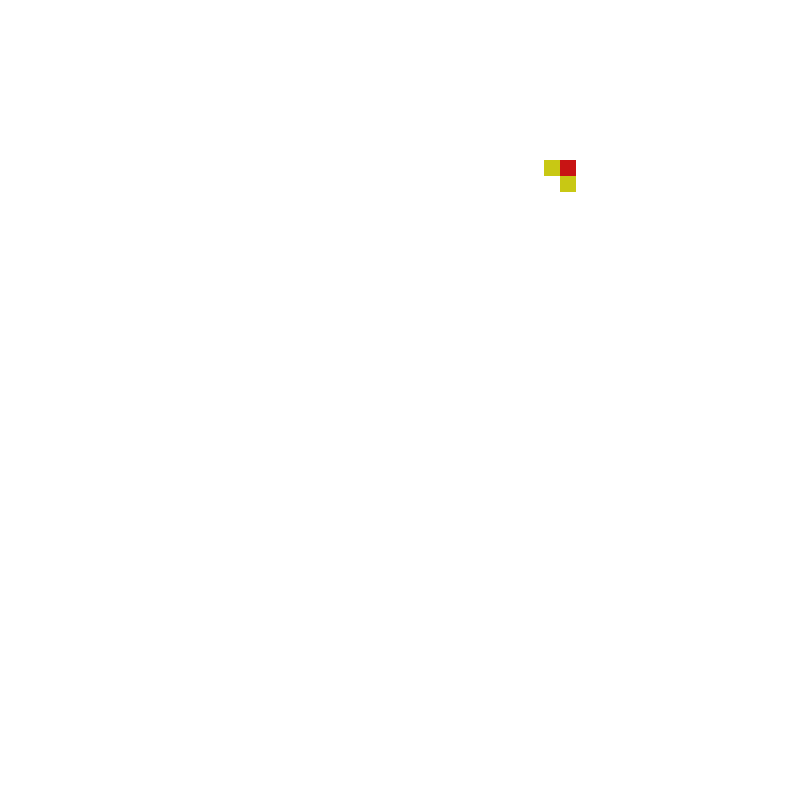
Frame 1 (no input)
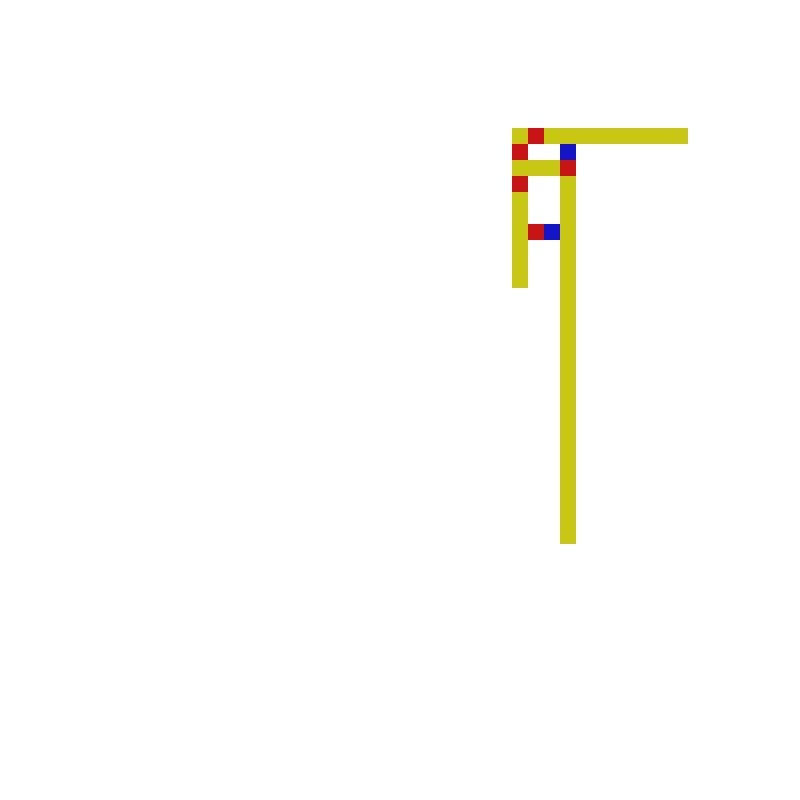
Frame 60 (no input)
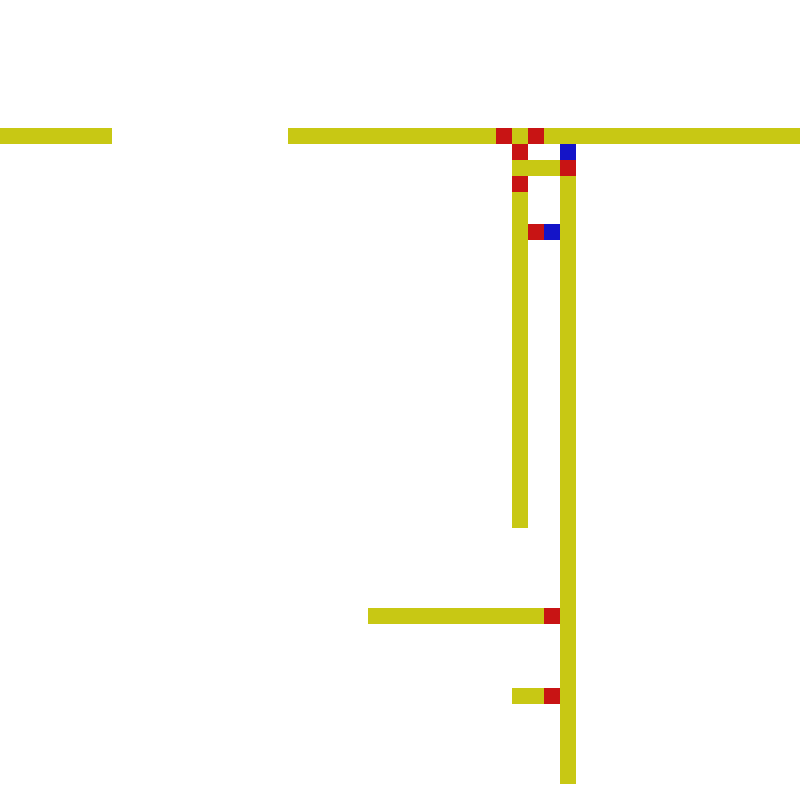
Frame 120 (the mouse pressed at the canvas centre since frame 60)

The p5.js sketch that drew these frames (run headless with seeded random() and noise() and a simulated clock; from frame 60 on, the mouse is pressed at the canvas centre):

// p5.js sketch
// ── sketch.js
// broadway walkie talkie
// Dima Konev
// 

//resolution
var resX;
var resY;

//the two fields
var lifeField = [];
var lifeField2 = [];

//variables for swapping around
var currentLF;
var lastLF;
var temp;

//dimensions of the field
var a;
var b;

var iterations = 0;

//mode to place cells
var setupMode = false;
//mode where each cell has a 1 in 10000 chance of randomly changing 
var chaos = false;



function setup() {
    res = 16;
    resX = res;
    resY = res;

    createCanvas(800, 800);
    //get dimensions
    a = parseInt(width/resX);
    b = parseInt(height/resY);

    //create two empty fields
    for(var i = 0; i < a; i++) {
        lifeField[i] = [];
        lifeField2[i] = [];
        for(var j = 0; j < b; j++) {
            lifeField[i][j] = 0;
            lifeField2[i][j] = 0;
        }
    }

    currentLF = lifeField;
    lastLF = lifeField2;
    currentLF[Math.floor(random(a))][Math.floor(random(b))] = 1;
}

//toggles cell at x, y
function flickCell(x, y) {
   if (currentLF[x][y] == 0) {
       currentLF[x][y] = Math.floor(random(6));
   }
   else {
       currentLF[x][y] = 0;
   }
}

function getLastCell(x, y) {
    //wraparound
    if(x < 0) {
        x = a + x;
    }
    else if (x >= a) {
        x = x - a;
    }

    if(y < 0) {
        y = b + y;
    }
    else if (y >= b) {
        y = b - y;
    }

    return lastLF[x][y];
}


function wrapX(x) {
    if(x < 0) {
        x = a - 1;
    }
    else if (x >= a) {
        x = 0;
    }
    return x;
}
function wrapY(y) {
    if(y < 0) {
        y = b - 1;
    }
    else if (y >= b) {
        y = 0;
    }
    return y;
}
function neighborCountV(x, y) {
    var neighbors = 0;

    var j = 0;
    for(var i = -1; i <= 1; i++) {
        //don't count the cell itself
        if(Math.abs(i) == Math.abs(j)) {
            continue;
        } 
        
        //wrap around
        var nx = x + i;
        var ny = y + j;

        if(getLastCell(nx, ny) != 0) {
            neighbors++;
        }
    }
    return neighbors;
}
function neighborCountH(x, y) {
    var neighbors = 0;

    var i = 0;
    for(var j = -1; j <= 1; j++) {
        //don't count the cell itself
        if(Math.abs(i) == Math.abs(j)) {
            continue;
        } 
        
        //wrap around
        var nx = x + i;
        var ny = y + j;

        if(getLastCell(nx, ny) != 0) {
            neighbors++;
        }
    }
    return neighbors;
}
//returns the count of neighbors a cell has
function neighborCountVN(x, y) {
    var neighbors = 0;

    for(var i = -1; i <= 1; i++) {
        for(var j = -1; j <= 1; j++) {
            //don't count the cell itself
            if(Math.abs(i) == Math.abs(j)) {
                continue;
            } 
            
            //wrap around
            var nx = x + i;
            var ny = y + j;

            if(getLastCell(nx, ny) != 0) {
                neighbors++;
            }
        }
    }
    return neighbors;
}
//returns the count of neighbors a cell has
function neighborCount(x, y) {
    var neighbors = 0;

    for(var i = -1; i <= 1; i++) {
        for(var j = -1; j <= 1; j++) {
            //don't count the cell itself
            if(i == 0 && j == 0) {
                continue;
            } 
            
            //wrap around
            var nx = x + i;
            var ny = y + j;

            if(getLastCell(nx, ny) != 0) {
                neighbors++;
            }
        }
    }
    return neighbors;
}


//step process for a single cell
function cellStep(x, y) {
    if (lastLF[x][y] == 0) {
        if ((neighborCountV(x, y) == 2 || neighborCountH(x, y) == 2) && (neighborCount(x, y) < 5)){
            currentLF[x][y] = 2;
            return;
        }
        if (neighborCountVN(x, y) == 1) {
            if (neighborCount(x, y) == 1 && Math.floor(random(0, 100)) > 70) {
                currentLF[x][y] = 3;
            }
            else if (neighborCount(x, y) == 2) {
                if (Math.floor(random(0, 100)) == 88) {
                    currentLF[x][y] = 1;
                }
            }
        }
    }
    else {
        currentLF[x][y] = lastLF[x][y];
    }
}

//swaps the two fields
function swapFields() {
    temp = currentLF;
    currentLF = lastLF;
    lastLF = temp;
}

//perform a single step
function lifeStep() {
    swapFields();
    for(var i = 0; i < a; i++) {
        for(var j = 0; j < b; j++) {
            cellStep(i, j);
        }
    }
}
function keyPressed() {
    /*
    //mode to place cells on screen
    if (key == ' ') {
        setupMode = !setupMode;
    }
    if (keyCode === 67) {
        chaos = !chaos;
    }
    //place a bunch of random cells on screen
    if (keyCode === 82) {
        for(var i = 0; i < a; i++) {
            for(var j = 0; j < b; j++) {
                var r = parseInt(random(0, 2));
                if (r == 1) {
                    flickCell(i, j);
                }
            }
        }
    }
    if (keyCode === 190) {
        lifeStep();
    }
    if (keyCode === 188) {
        swapFields();
    }
    */
}

//toggle cell where the mouse is
function mousePressed() {
    if (setupMode == true) {
        flickCell(parseInt(mouseX/resX), parseInt(mouseY/resY));
        print(neighborCountVN(parseInt(mouseX/resX), parseInt(mouseY/resY)));
    }
}



function draw() {
    
    //change background depending on mode
    if(setupMode == false) {
        background(255, 255, 255);
        //only swap field pointers if not in setup mode
        swapFields();
    }
    else {
        background(0, 0, 20);
    }

    strokeWeight(0);
    //combine rendering and performing live steps
    for(var i = 0; i < a; i++) {
        for(var j = 0; j < b; j++) {
            //only step if not in setup mode
            if(setupMode == false) {
                cellStep(i, j); 
                
                if (chaos == true) {
                    //life's not fair
                    var chance = parseInt(random(0,10000));
                    if (chance == 988) {
                        flickCell(i, j);
                        continue;
                    }
                }
            }
                
            //fill empty cell
            if(currentLF[i][j] == 0) {
            }
            //fill cell that's filled
            else if (currentLF[i][j] != 0) {
                if (currentLF[i][j] == 1) {
                    fill(200, 20, 20);
                }
                else if (currentLF[i][j] == 2) {
                    fill(20, 20, 200);
                }
                else if (currentLF[i][j] == 3) {
                    fill(200, 200, 20);
                }
                else if (currentLF[i][j] == 4) {
                    fill(200, 20, 200);
                }
                else if (currentLF[i][j] == 5) {
                    fill(20, 200, 200);
                }
                rect(i * resX, j * resY, resX, resY);
            }

            //draw cell
        }
    }
    if(setupMode == false) {
        //only increase iterations if not paused
        iterations++;
    }

    if (frameCount % 1000 == 0) {
        setup();
    }

    //print info
    /*
    fill(255, 255, 255);
    text('Mouse X = ' + parseInt(mouseX/resX) + " | Mouse Y = " + parseInt(mouseY/resY) +
         "\nIteration: " + iterations + 
         "\nSetup Mode: " + setupMode + " (Space to toggle)" + 
         "\nChaos Mode: " + chaos + " (c to toggle)" + 
         "\nr to flick a pile of random cells",
         10, 20);
     */
}
